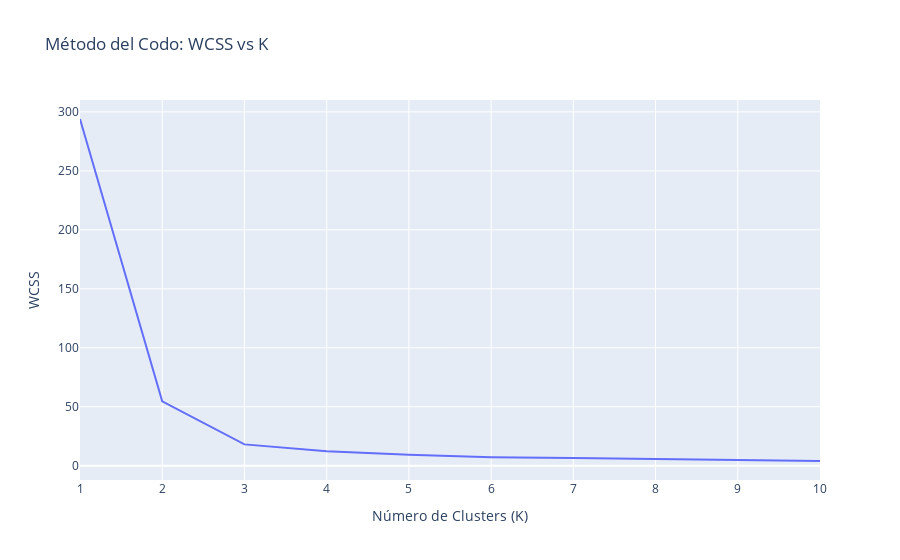

The cell this chart's notebook holds for it:
### Code cell
wcss_pet = metodoCodo(df= petals_scaled_df, i=1, f=10)

### Figure 1 — Plotly figure (JSON) as saved in the notebook; plotly's stock layout.template omitted (floating-point values rounded to 4 significant figures)
{"data": [{"hovertemplate": "K=%{x}<br>WCSS=%{y}<extra></extra>", "legendgroup": "", "line": {"color": "#636efa", "dash": "solid"}, "marker": {"symbol": "circle"}, "mode": "lines", "name": "", "orientation": "v", "showlegend": false, "type": "scatter", "x": [1, 2, 3, 4, 5, 6, 7, 8, 9, 10], "xaxis": "x", "y": [294.0, 54.56, 18.04, 12.31, 9.223, 7.205, 6.519, 5.716, 4.446, 3.945], "yaxis": "y"}], "layout": {"legend": {"tracegroupgap": 0}, "title": {"text": "Método del Codo: WCSS vs K"}, "xaxis": {"anchor": "y", "domain": [0, 1], "title": {"text": "Número de Clusters (K)"}}, "yaxis": {"anchor": "x", "domain": [0, 1], "title": {"text": "WCSS"}}}}
